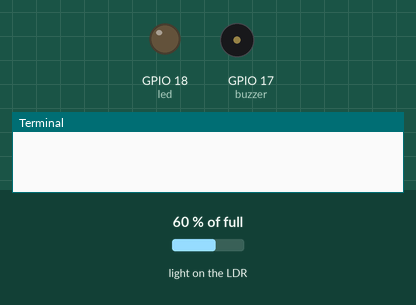
Recording of a program running on a simulated Raspberry Pi (BCM pin numbers). Shown: output pins drawn as LEDs (lit = HIGH), buzzer (waves = sounding, pin HIGH), the last lines printed to the terminal. Dashed ring = blinking. The test bench sets the inputs (shaded band); at power-on: light on the LDR 60 % of full. The clock reads 2024-03-15 10:24:30 at power-on unless the program sets it; the camera gives no picture and a still takes 0.5 s.

Above: at 1.2 s.
1.3 s: light on the LDR set to 51 % of full
2.9 s: light on the LDR set to 48 % of full
At 4.5 s:
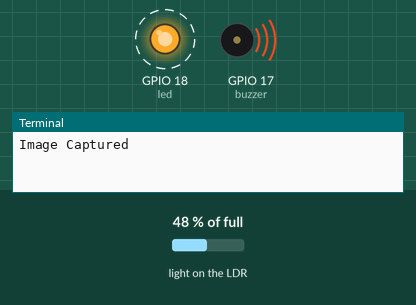
5.9 s: light on the LDR set to 50 % of full
At 6.5 s:
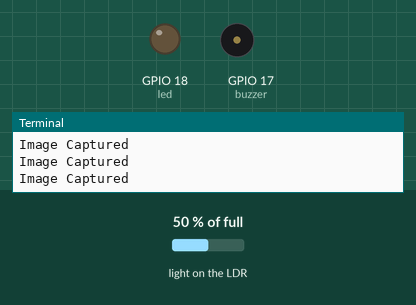
7.4 s: light on the LDR set to 2 % of full
At 7.8 s:
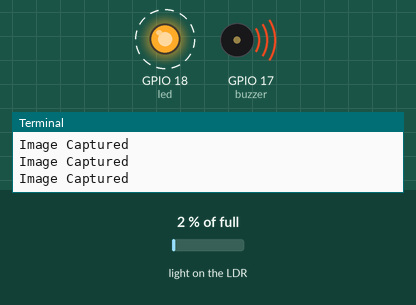
Timing chart, 0 to 11.4 s (numbered marks = the images above; inputs shaded):
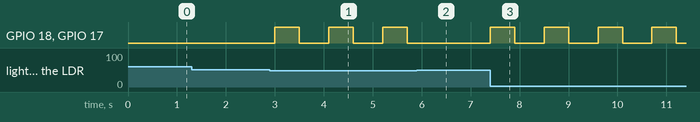

Measured:
- the behaviour switches between 50 and 49 % of full on light on the LDR (found by bisection; images 0 and 1)
- after the input at 1.3 s, every drawn part: stays the same
- after the input at 2.9 s, GPIO 18 (led), GPIO 17 (buzzer): alternates HIGH for 0.50 s and LOW for 0.60 s, starting after 0.10 s
- after the input at 5.9 s, GPIO 18 (led), GPIO 17 (buzzer): stays LOW (without the input it goes to HIGH after 0.40 s)
- after the input at 7.4 s, GPIO 18 (led), GPIO 17 (buzzer): alternates HIGH for 0.50 s and LOW for 0.60 s, starting at once

The program:

Cam.py
```python
from gpiozero import LightSensor, Buzzer, LED
from picamera import PiCamera
from time import sleep
from email.mime.image import MIMEImage
from email.mime.text import MIMEText
from email.mime.multipart import MIMEMultipart

import smtplib
import datetime
import time

ldr = LightSensor(4)  # alter if using a different pin
buzzer = Buzzer(17)  # alter if using a different pin
led = LED(18)
camera = PiCamera()

while True:
    sleep(0.1)
    led.off()
    if ldr.value < 0.5:  # adjust this to make the circuit more or less sensitive
        buzzer.on()
        led.on()

        camera.resolution = (2592,1944)
        camera.framerate = 15
        Captured1='/home/pi/Desktop/image'+datetime.datetime.now().strftime('%Y-%m-%d%H:%M:%S') + '.png'
        camera.rotation = 180
        camera.capture(Captured1)

        buzzer.off()
        led.off()

        Captured2='/home/pi/Desktop/image'+datetime.datetime.now().strftime('%Y-%m-%d%H:%M:%S') + '.png'
        camera.rotation = 180
        camera.capture(Captured2)
        print('Image Captured')
    else:
        buzzer.off()
        led.off()
```
